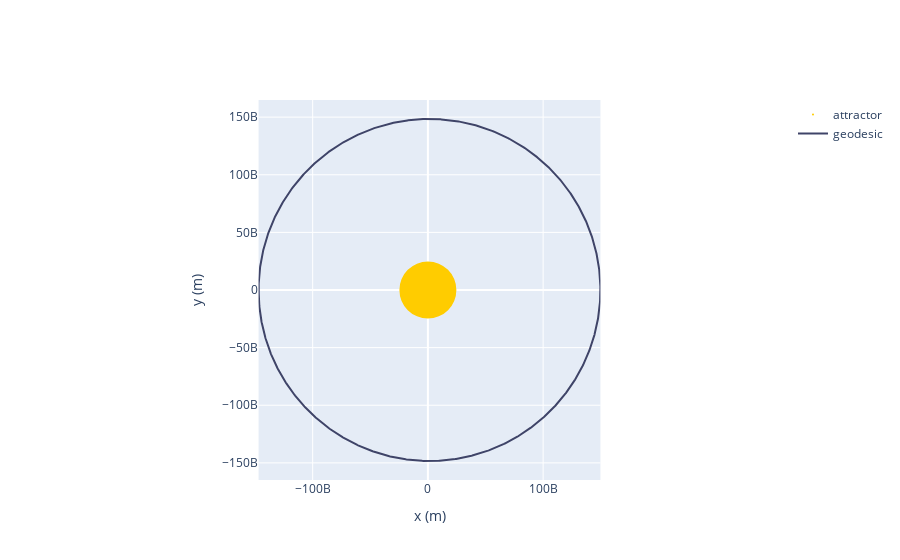

The notebook cell saved with this chart:
### Markdown cell above
#### Plotting the trajectory of test particle in x-y plane

### Code cell
obj = GeodesicPlotter()
obj.plot(geodesic)
obj.show()

### Figure 1 — Plotly figure (JSON) as saved in the notebook; plotly's stock layout.template omitted (floating-point values rounded to 4 significant figures; data arrays with more than 128 entries replaced by an {"elided": "..."} marker saying what was removed)
{"data": [{"marker": {"color": "#ffcc00", "size": 0}, "mode": "markers", "name": "attractor", "type": "scatter", "x": [0], "y": [0]}, {"marker": {"color": "#3f4468", "line": {"width": 2}, "size": 5}, "mode": "lines", "name": "geodesic", "type": "scatter", "x": {"elided": "1316 float values"}, "y": {"elided": "1316 float values"}}], "layout": {"autosize": true, "shapes": [{"fillcolor": "#ffcc00", "line": {"width": 0}, "type": "circle", "x0": -24720000000.0, "x1": 24720000000.0, "xref": "x", "y0": -24720000000.0, "y1": 24720000000.0, "yref": "y"}], "xaxis": {"constrain": "domain", "title": {"text": "x (m)"}}, "yaxis": {"scaleanchor": "x", "title": {"text": "y (m)"}}}}
